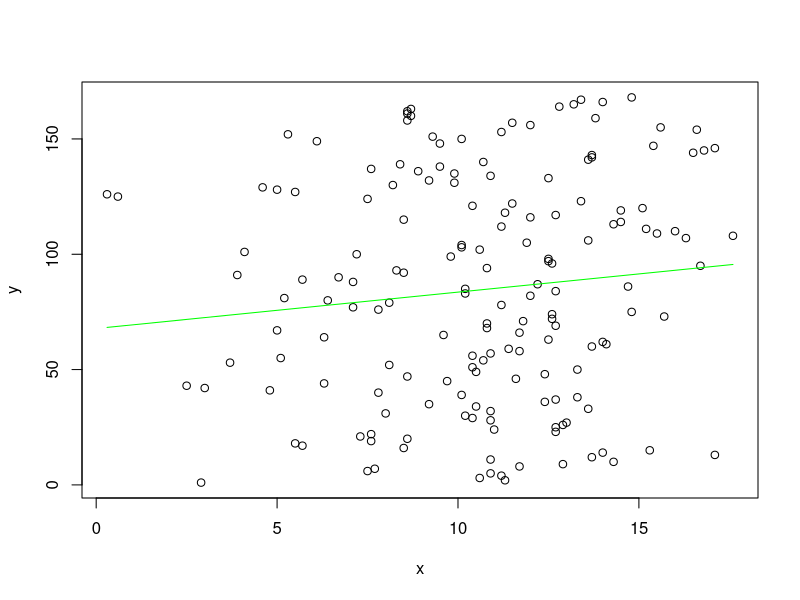
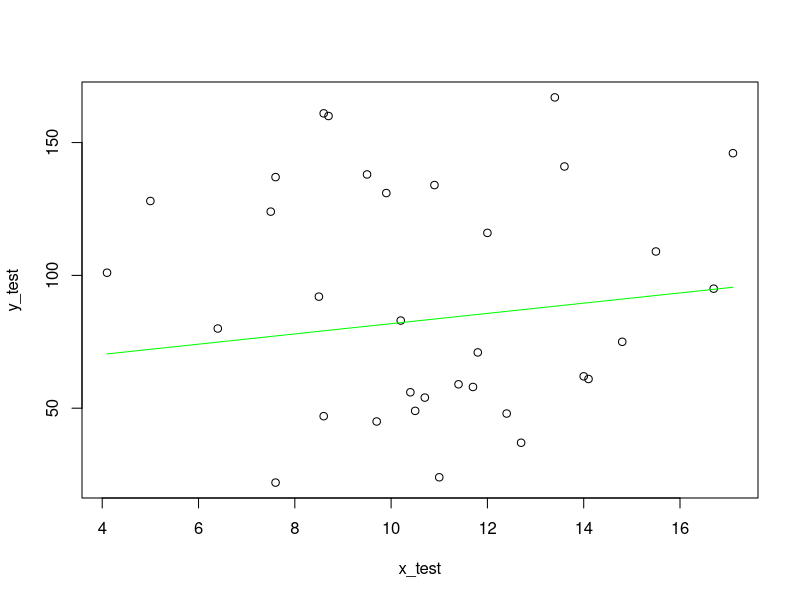
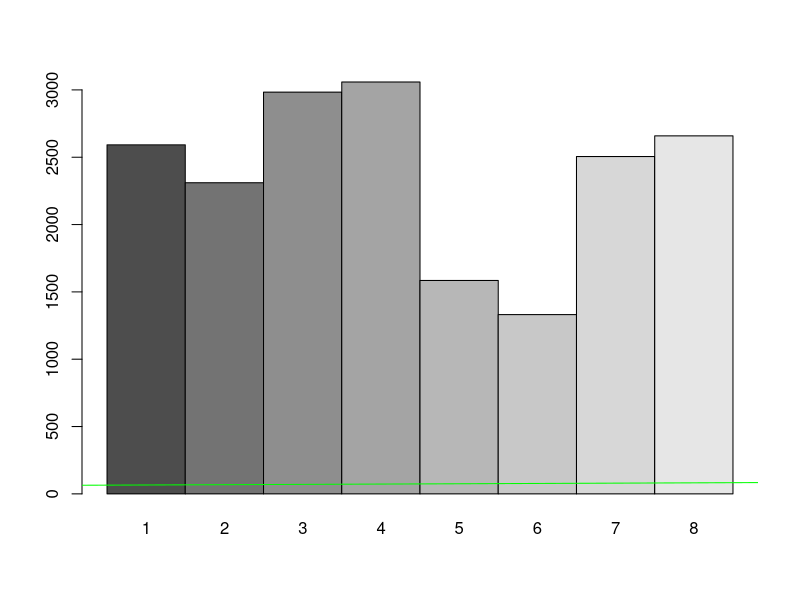

Recreate these plots in R, in order.
## ---- chunk 1
library("MASS")
data = read.table("data.txt")
data = as.matrix(data)
## ---- chunk 2
x = as.matrix(data[,1])
y = as.matrix(data[,2])
phi = matrix(c(x^0,x^1), nrow=dim(data)[1], ncol=dim(data)[2])
w = ginv(phi)%*%y
plot(x,y)

y_approx = phi%*%w
lines(x,y_approx,col="green")
## ---- chunk 3
y_mean = mean(y)
x_mean = mean(x)

SStot = sum((y-y_mean)**2)
SSres = sum((y-y_approx)**2)
r = 1 - (SSres/SStot)
## ---- chunk 4
library("MASS")
data = read.table("data.txt")
data = as.matrix(data) # Read data.txt as matrix

nrows = as.matrix(dim(data)[1]) 

tmp = as.matrix(rnorm(nrows)) # Get 168(nrows) random numbers & assign it to tmp
Y = sort(tmp) 
I = order(tmp)

dimensions = dim(data)
test_set_indices = I[1:floor(dimensions*0.2)] # Put dimensions[1] to remove the warning
training_set_indices = setdiff(I,test_set_indices)

numberOfTestPoints = floor(nrows*0.2)
numberOfTrainingPoints = nrows - numberOfTestPoints

#test_set_indices= 1:numberOfTestPoints  # First 20% indices are for testing
#training_set_indices = (ceiling(numberOfTestPoints)+1):nrows # Remaining 80% indices are for training

test_set = data[test_set_indices,] # Take the training & test data
training_set=data[training_set_indices,]

x_test = test_set[,1]
y_test = test_set[,2]

x_train = training_set[,1]
y_train = training_set[,2]

phi_train = matrix(c(x_train^0,x_train^1), nrow = numberOfTrainingPoints , ncol = 2) # Do the regression
w = ginv(phi_train)%*%y_train

# Now we have learned the weights from the training data.
# We need to determine how well these learned weights work for
# the unseen test set points.

phi_test = matrix(c(x_test^0,x_test^1), nrow = numberOfTestPoints , ncol = 2) 
y_test_predicted = phi_test%*%w # Find the estimates of y_test

plot(x_test,y_test)
par(new=TRUE) # hold on;
lines(x_test,y_test_predicted,col="green")
par(new=FALSE) # hold off;

sum((y_test-y_test_predicted)^2)/length(y_test)

sum((y_train - phi_train%*%w)^2)/length(y_train)
## ---- chunk 5
fold = 8
dimension_row = dim(data)[1]
n = dim(data)[1]/fold # divide into groups

# random distribution of numbers
tmp = runif(dimension_row,1,dimension_row) 
I = order(tmp)

# init MSE matrix
MSE = matrix(0, fold,1)
group_start = 1

# cross validation!
for (i in 1:fold){
  group_end = i*n
  test_set_indices = I[group_start:group_end]
  training_set_indices = setdiff(I,test_set_indices)
  
  test_set = data[test_set_indices,]
  training_set = data[training_set_indices,]
  
  x_test = test_set[,1]
  y_test = test_set[,2]

  x_train = training_set[,1]
  y_train = training_set[,2]
  
  phi_train = matrix(c(x_train^0,x_train^1), nrow = dimension_row-n , ncol = 2) # Do the regression
  w = ginv(phi_train)%*%y_train

  # Now we have learned the weights from the training data.
  # We need to determine how well these learned weights work for
  # the unseen test set points.

  phi_test = matrix(c(x_test^0,x_test^1), nrow = n , ncol = 2) 
  y_test_predicted = phi_test%*%w # Find the estimates of y_test

  MSE[i] =   sum((y_test-y_test_predicted)^2)/length(y_test)
  group_start = group_end + 1
}
barplot(MSE, beside = TRUE, names.arg = 1:dim(MSE)[1])

lines(x,phi%*%w,col="green")
## ---- chunk 6
